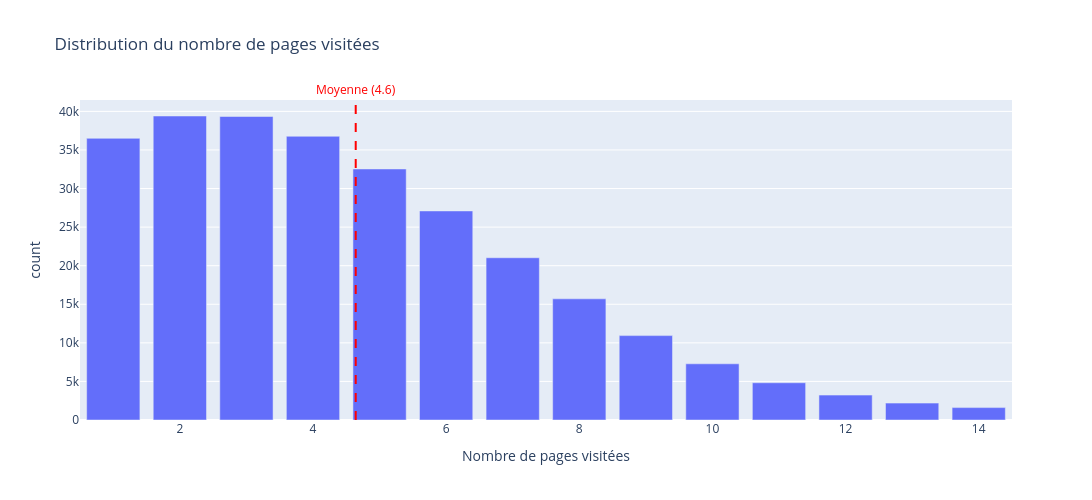

The code cell stored with this chart in its notebook:
### Markdown cell above
Le SEO est la source majoritaire.  
Le reste est partagé entre les Ads et l'accès direct.

### Code cell
total_pages_visited_counts = (
    data.groupby(["total_pages_visited"])
      .size()
      .reset_index(name="count")
      .sort_values(["total_pages_visited"])
)

total_pages_visited_fig = px.bar(
    total_pages_visited_counts, 
    x="total_pages_visited", 
    y="count",
    title="Distribution du nombre de pages visitées",
    labels={"total_pages_visited": "Nombre de pages visitées"}
)

total_pages_visited_mean = data["total_pages_visited"].mean()

total_pages_visited_fig.add_vline(
    x=total_pages_visited_mean,
    line_dash='dash',
    annotation_position='top',
    line_color="red",
    annotation=dict(
        text=f'Moyenne ({total_pages_visited_mean.round(1)})',
        font=dict(color='red')
    )
)
total_pages_visited_fig.update_layout(width=1800, height=500)
total_pages_visited_fig.show()

show_images(total_pages_visited_fig, "../images/total_pages_visited_fig.png")

### Figure 1 — Plotly figure (JSON) as saved in the notebook; plotly's stock layout.template omitted (floating-point values rounded to 4 significant figures)
{"data": [{"hovertemplate": "Nombre de pages visitées=%{x}<br>count=%{y}<extra></extra>", "legendgroup": "", "marker": {"color": "#636efa", "pattern": {"shape": ""}}, "name": "", "orientation": "v", "showlegend": false, "textposition": "auto", "type": "bar", "x": [1, 2, 3, 4, 5, 6, 7, 8, 9, 10, 11, 12, 13, 14], "xaxis": "x", "y": [36507, 39402, 39337, 36772, 32537, 27095, 21028, 15704, 10937, 7283, 4825, 3227, 2188, 1607], "yaxis": "y"}], "layout": {"annotations": [{"font": {"color": "red"}, "showarrow": false, "text": "Moyenne (4.6)", "x": 4.642, "xanchor": "center", "xref": "x", "y": 1, "yanchor": "bottom", "yref": "y domain"}], "barmode": "relative", "height": 500, "legend": {"tracegroupgap": 0}, "shapes": [{"line": {"color": "red", "dash": "dash"}, "type": "line", "x0": 4.642, "x1": 4.642, "xref": "x", "y0": 0, "y1": 1, "yref": "y domain"}], "title": {"text": "Distribution du nombre de pages visitées"}, "width": 1800, "xaxis": {"anchor": "y", "domain": [0, 1], "title": {"text": "Nombre de pages visitées"}}, "yaxis": {"anchor": "x", "domain": [0, 1], "title": {"text": "count"}}}}
